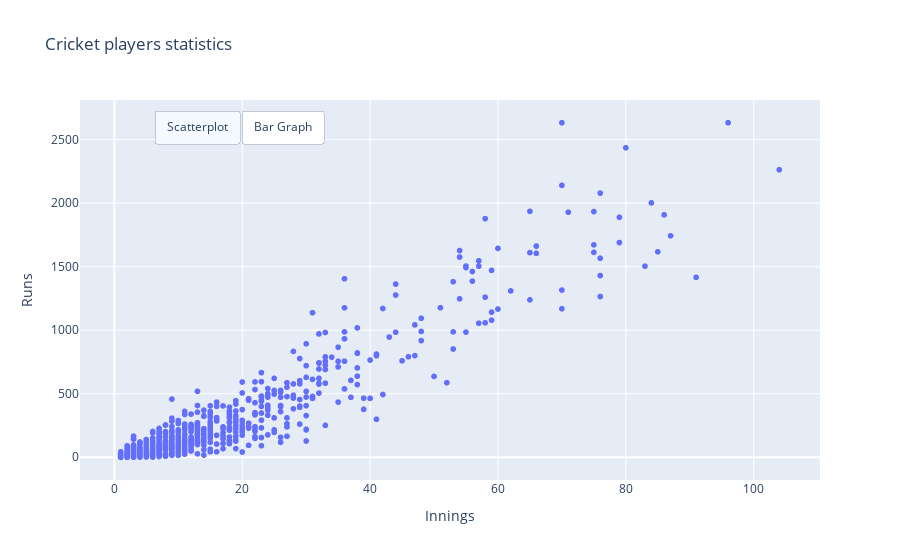

Notebook cell for this chart:
### Code cell
fig3 = px.scatter(cricket,\
                 x='Innings',\
                 y='Runs',\
                 height=500,\
                 title="Cricket players statistics",
                 hover_name="Player",
                 hover_data=["Country"])

button1 = {'method': 'update',
          'label':'Scatterplot'    ,
          'args': [
              {'type':'scatter'   },
              ]
          } 

button2 = {'method': 'update',
          'label':'Bar Graph'    ,
          'args': [
              { 'type':'bar'   },
              ]
          } 

fig3.update_layout(
    updatemenus=[{
        'type': 'buttons',
        'direction': "left",
        'pad': {"r": 10, "t": 10},
        'showactive': True,
        'x': 0.1,
        'xanchor': "left",
        'y': 1,
        'yanchor': "top",
        'buttons': [button1, button2]
    }]
)

fig3.show()

### Figure 1 — Plotly figure (JSON) as saved in the notebook; plotly's stock layout.template omitted (floating-point values rounded to 4 significant figures; data arrays with more than 128 entries replaced by an {"elided": "..."} marker saying what was removed)
{"data": [{"customdata": {"elided": "1110x1 str values"}, "hovertemplate": "<b>%{hovertext}</b><br><br>Innings=%{x}<br>Runs=%{y}<br>Country=%{customdata[0]}<extra></extra>", "hovertext": {"elided": "1110 str values"}, "legendgroup": "", "marker": {"color": "#636efa", "symbol": "circle"}, "mode": "markers", "name": "", "showlegend": false, "type": "scattergl", "x": {"elided": "1110 int values"}, "xaxis": "x", "y": {"elided": "1110 int values"}, "yaxis": "y"}], "layout": {"autosize": true, "legend": {"tracegroupgap": 0}, "title": {"text": "Cricket players statistics"}, "updatemenus": [{"buttons": [{"args": [{"type": "scatter"}], "label": "Scatterplot", "method": "update"}, {"args": [{"type": "bar"}], "label": "Bar Graph", "method": "update"}], "direction": "left", "pad": {"r": 10, "t": 10}, "showactive": true, "type": "buttons", "x": 0.1, "xanchor": "left", "y": 1, "yanchor": "top"}], "xaxis": {"anchor": "y", "autorange": true, "domain": [0, 1], "range": [-5.234, 110.2], "title": {"text": "Innings"}, "type": "linear"}, "yaxis": {"anchor": "x", "autorange": true, "domain": [0, 1], "range": [-185.4, 2818.0], "title": {"text": "Runs"}, "type": "linear"}}}
